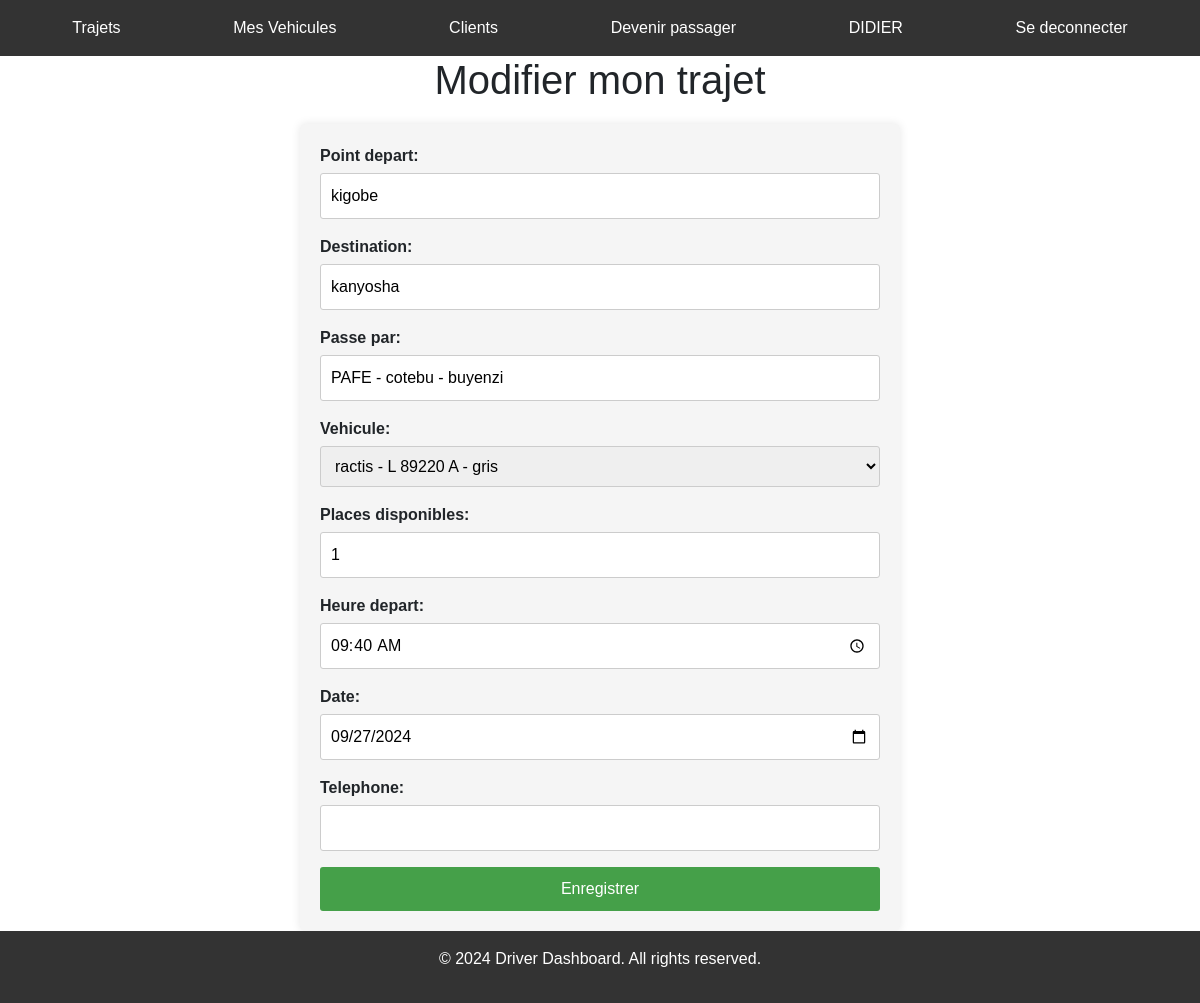
/trajet/4/modifier/ (signed in), run on the app's committed database.
### covoiturage/models.py (models this page shows, shortened)
class Trajet(models.Model):
    point_depart = models.CharField(max_length=255)
    passe_par = models.CharField(max_length=255, null=True)
    destination = models.CharField(max_length=255)
    heure_depart = models.TimeField(editable=True, null=True)
    places_disponibles = models.IntegerField()
    date = models.DateField(editable=True, null=True)
    user = models.ForeignKey(User, on_delete=models.CASCADE, null=True)
    vehicule = models.ForeignKey(Vehicule, on_delete=models.CASCADE, null=True)
    status = models.CharField(max_length=20, choices=[('En cours', 'En cours'), ('Terminé', 'Terminé'),('Annulé','Annulé')])
    telephone = models.PositiveBigIntegerField(null = True)

### Stage/views.py (the view)
# urls.py: path('trajet/<int:trajet_id>/modifier/', views.modifierT, name='modifierT'),
def modifierT(request, trajet_id):
    trajet = get_object_or_404(Trajet, id=trajet_id, user=request.user)
    if request.method == 'POST':
        form = TrajetForm(request.POST, instance=trajet)
        if form.is_valid():
            trajet = form.save(commit=False)
            trajet.user = request.user
            trajet.save()
            return render(request,'dashboard_driver.html')
    else:
        form = TrajetForm(instance=trajet)
    return render(request, 'modifierT.html', {'form': form, 'trajet': trajet})

### Stage/forms.py
class TrajetForm(forms.ModelForm):
    class Meta:
        model = Trajet
        fields = [
            'point_depart',
            'destination',
            'passe_par',
            'vehicule',
            'places_disponibles',
            'heure_depart',
            'date',
            'telephone',
        ]
        widgets = {
            'point_depart': forms.TextInput(attrs={'required': 'true'}),
            'destination': forms.TextInput(attrs={'required': 'true'}),
            'passe_par': forms.TextInput(attrs={'required': 'false'}),
            'vehicule': forms.Select(attrs={'required': 'true'}),
            'places_disponibles': forms.NumberInput(attrs={'min': 1, 'required': 'true'}),
            'heure_depart': forms.TimeInput(attrs={'type': 'time', 'required': 'true'}),
            'date': forms.DateInput(attrs={'type': 'date', 'required': 'true'}),
            'telephone': forms.NumberInput(attrs={'required': 'true'}),
        }
    def __init__(self, *args, **kwargs):
        user = kwargs.pop('user', None)
        super(TrajetForm, self).__init__(*args, **kwargs)
        if user:
            self.fields['vehicule'].queryset = user.vehicules.all()

### covoiturage/models.py (called while the page is built)
    def __str__(self) -> str:
        return f"{self.modele} - {self.plaque} - {self.color}"

### templates/modifierT.html (shortened to what this page needs)
{% extends 'base.html' %}
{% load static %}
{% block section %}
  <link rel="stylesheet" href="{% static 'ajouterT.css' %}">
    <h1>Modifier mon trajet</h1>
    <form method="POST">
        {{ form.as_p }}
        <button type="submit">Enregistrer</button>
    </form>
{% endblock section %}

### templates/base.html (shortened to what this page needs)
{% load static %}
<!DOCTYPE html>
<html lang="en">
<head>
    <link href="https://cdn.jsdelivr.net/npm/bootstrap@5.2.0/dist/css/bootstrap.min.css" rel="stylesheet">
    <link rel="stylesheet" href="{% static 'dd.css' %}">
</head>
<body>
    <header>
        <nav>
            <ul>
                <li><a href="/dashboard_driver">Trajets</a></li>
                <li><a href="/cars">Mes Vehicules</a></li>
                <li><a href="/notif">Clients</a></li>
                <li><a href="/">Devenir passager</a></li>
                <li>{{ user.username | upper }}</li>
                <li><a href="/logout">Se deconnecter</a></li>
            </ul>
        </nav>
    </header>
{% block section %}{% endblock %}
    <footer>
        <p>&copy; 2024 Driver Dashboard. All rights reserved.</p>
    </footer>
</body>
</html>

### static/dd.css (style rules this page uses)
body { font-family: Arial, sans-serif; margin: 0; padding: 0; }
header { background-color: #333; color: #fff; padding: 1rem; }
nav ul { list-style-type: none; display: flex; justify-content: space-around; margin: 0; padding: 0; }
nav a { color: #fff; text-decoration: none; }
footer { background-color: #333; color: #fff; text-align: center; padding: 1rem; }

### static/ajouterT.css (style rules this page uses)
form { max-width: 600px; margin: 0 auto; padding: 20px; background-color: #f5f5f5; border-radius: 5px; box-shadow: 0 0 10px rgba(0, 0, 0, 0.1); }
h1 { text-align: center; margin-bottom: 20px; }
form label { display: block; font-weight: bold; margin-bottom: 5px; }
form input, form textarea, form select { width: 100%; padding: 10px; border: 1px solid #ccc; border-radius: 3px; font-size: 16px; }
form button { display: block; width: 100%; padding: 10px; background-color: #45a049; color: #fff; border: none; border-radius: 3px; font-size: 16px; cursor: pointer; }

### data on the page
Trajet: point_depart "kigobe", destination "kanyosha", passe_par "PAFE - cotebu - buyenzi", vehicule "ractis - L 89220 A - gris", places_disponibles "1", heure_depart "09:40:00", date "09/27/2024"

### other printed values
{{ user.username | upper }} "DIDIER"
